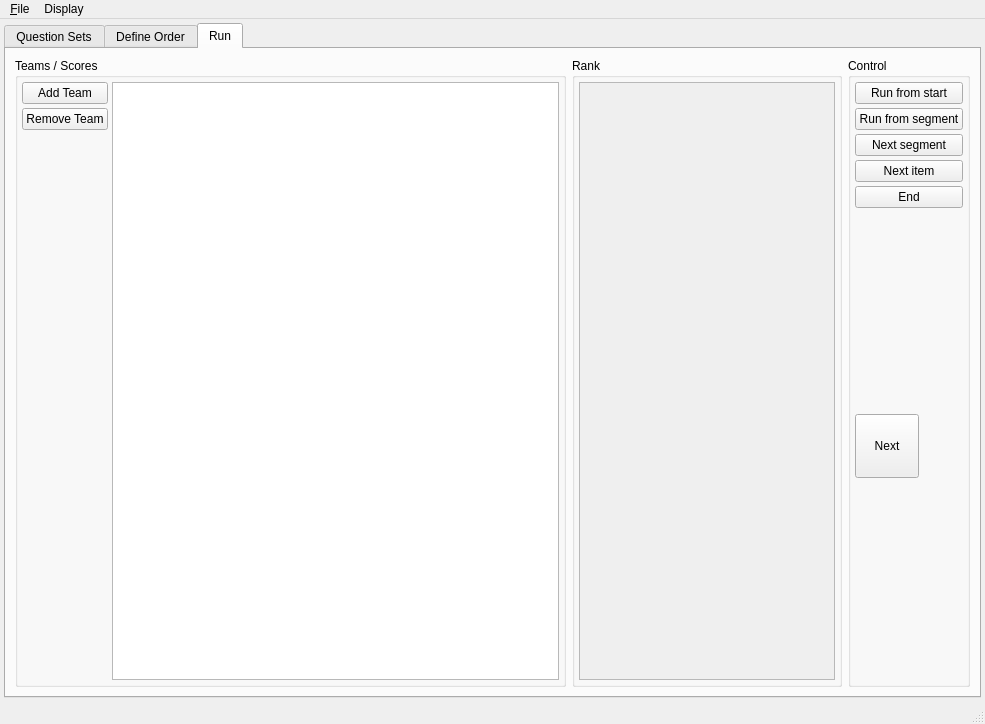
<?xml version="1.0" encoding="UTF-8"?>
<ui version="4.0">
 <class>QuappWindow</class>
 <widget class="QMainWindow" name="QuappWindow">
  <property name="geometry">
   <rect>
    <x>0</x>
    <y>0</y>
    <width>985</width>
    <height>724</height>
   </rect>
  </property>
  <property name="windowTitle">
   <string>Quapp</string>
  </property>
  <widget class="QWidget" name="centralwidget">
   <layout class="QVBoxLayout" name="verticalLayout">
    <property name="spacing">
     <number>4</number>
    </property>
    <property name="margin">
     <number>4</number>
    </property>
    <item>
     <widget class="QTabWidget" name="MainTabs">
      <property name="currentIndex">
       <number>2</number>
      </property>
      <widget class="QWidget" name="QuestionSetsTab">
       <attribute name="title">
        <string>Question Sets</string>
       </attribute>
       <layout class="QHBoxLayout" name="horizontalLayout_8">
        <item>
         <widget class="QGroupBox" name="QuestionSetGroup">
          <property name="title">
           <string>Set</string>
          </property>
          <layout class="QHBoxLayout" name="horizontalLayout_3">
           <property name="spacing">
            <number>4</number>
           </property>
           <property name="margin">
            <number>4</number>
           </property>
           <item>
            <widget class="QListWidget" name="QuestionSetList"/>
           </item>
           <item>
            <layout class="QVBoxLayout" name="verticalLayout_12">
             <property name="spacing">
              <number>4</number>
             </property>
             <item>
              <widget class="QPushButton" name="QuestionSetAddButton">
               <property name="text">
                <string>Add</string>
               </property>
              </widget>
             </item>
             <item>
              <widget class="QPushButton" name="QuestionSetRemoveButton">
               <property name="text">
                <string>Remove</string>
               </property>
              </widget>
             </item>
             <item>
              <spacer name="verticalSpacer_6">
               <property name="orientation">
                <enum>Qt::Vertical</enum>
               </property>
               <property name="sizeHint" stdset="0">
                <size>
                 <width>20</width>
                 <height>40</height>
                </size>
               </property>
              </spacer>
             </item>
             <item>
              <widget class="QPushButton" name="QuestionSetMoveUpButton">
               <property name="text">
                <string>Move Up</string>
               </property>
              </widget>
             </item>
             <item>
              <widget class="QPushButton" name="QuestionSetMoveDownButton">
               <property name="text">
                <string>Move Down</string>
               </property>
              </widget>
             </item>
            </layout>
           </item>
          </layout>
         </widget>
        </item>
        <item>
         <widget class="QGroupBox" name="QuestionDataGroup">
          <property name="sizePolicy">
           <sizepolicy hsizetype="Expanding" vsizetype="Expanding">
            <horstretch>2</horstretch>
            <verstretch>0</verstretch>
           </sizepolicy>
          </property>
          <property name="title">
           <string>Data</string>
          </property>
          <layout class="QVBoxLayout" name="verticalLayout_5">
           <property name="spacing">
            <number>4</number>
           </property>
           <property name="margin">
            <number>4</number>
           </property>
           <item>
            <layout class="QHBoxLayout" name="horizontalLayout_7">
             <item>
              <widget class="QListWidget" name="QuestionList"/>
             </item>
             <item>
              <layout class="QVBoxLayout" name="verticalLayout_10">
               <property name="spacing">
                <number>4</number>
               </property>
               <item>
                <widget class="QPushButton" name="QuestionAddButton">
                 <property name="text">
                  <string>Add</string>
                 </property>
                </widget>
               </item>
               <item>
                <widget class="QPushButton" name="QuestionRemoveButton">
                 <property name="text">
                  <string>Remove</string>
                 </property>
                </widget>
               </item>
               <item>
                <widget class="QPushButton" name="pushButton">
                 <property name="text">
                  <string>PushButton</string>
                 </property>
                </widget>
               </item>
               <item>
                <spacer name="verticalSpacer_4">
                 <property name="orientation">
                  <enum>Qt::Vertical</enum>
                 </property>
                 <property name="sizeHint" stdset="0">
                  <size>
                   <width>20</width>
                   <height>40</height>
                  </size>
                 </property>
                </spacer>
               </item>
               <item>
                <widget class="QPushButton" name="QuestionMoveUpButton">
                 <property name="text">
                  <string>Move Up</string>
                 </property>
                </widget>
               </item>
               <item>
                <widget class="QPushButton" name="QuestionMoveDownButton">
                 <property name="text">
                  <string>Move Down</string>
                 </property>
                </widget>
               </item>
              </layout>
             </item>
            </layout>
           </item>
           <item>
            <widget class="QGroupBox" name="QuestionTextGroup">
             <property name="title">
              <string>Text</string>
             </property>
             <layout class="QGridLayout" name="gridLayout">
              <property name="margin">
               <number>4</number>
              </property>
              <property name="spacing">
               <number>4</number>
              </property>
              <item row="0" column="0">
               <widget class="QLabel" name="label">
                <property name="text">
                 <string>Question</string>
                </property>
               </widget>
              </item>
              <item row="0" column="1">
               <widget class="QLineEdit" name="QuestionTextQuestionEdit"/>
              </item>
              <item row="1" column="0">
               <widget class="QLabel" name="label_2">
                <property name="text">
                 <string>Answer</string>
                </property>
               </widget>
              </item>
              <item row="1" column="1">
               <widget class="QLineEdit" name="QuestionTextAnswerEdit"/>
              </item>
             </layout>
            </widget>
           </item>
           <item>
            <widget class="QGroupBox" name="QuestionAudioGroup">
             <property name="title">
              <string>Audio</string>
             </property>
             <layout class="QGridLayout" name="gridLayout_4">
              <property name="margin">
               <number>4</number>
              </property>
              <property name="spacing">
               <number>4</number>
              </property>
              <item row="1" column="0">
               <widget class="QLabel" name="label_10">
                <property name="text">
                 <string>Answer</string>
                </property>
               </widget>
              </item>
              <item row="1" column="1">
               <widget class="QLineEdit" name="QuestionAudioAnswerEdit"/>
              </item>
              <item row="0" column="0">
               <widget class="QLabel" name="label_9">
                <property name="text">
                 <string>Question</string>
                </property>
               </widget>
              </item>
              <item row="0" column="1">
               <widget class="QLineEdit" name="QuestionAudioQuestionEdit"/>
              </item>
              <item row="1" column="2">
               <widget class="QPushButton" name="QuestionAudioAnswerSelectButton">
                <property name="text">
                 <string>Choose...</string>
                </property>
               </widget>
              </item>
              <item row="0" column="2">
               <widget class="QPushButton" name="QuestionAudioQuestionSelectButton">
                <property name="text">
                 <string>Choose...</string>
                </property>
               </widget>
              </item>
              <item row="1" column="3">
               <widget class="QPushButton" name="QuestionAudioAnswerPlayButton">
                <property name="text">
                 <string>Play</string>
                </property>
               </widget>
              </item>
              <item row="0" column="3">
               <widget class="QPushButton" name="QuestionAudioQuestionPlayButton">
                <property name="text">
                 <string>Play</string>
                </property>
               </widget>
              </item>
             </layout>
            </widget>
           </item>
           <item>
            <widget class="QGroupBox" name="QuestionImageGroup">
             <property name="title">
              <string>Image</string>
             </property>
             <layout class="QGridLayout" name="gridLayout_2">
              <property name="margin">
               <number>4</number>
              </property>
              <property name="spacing">
               <number>4</number>
              </property>
              <item row="0" column="1">
               <widget class="QPushButton" name="QuestionImageQuestionSelectButton">
                <property name="text">
                 <string>Choose...</string>
                </property>
               </widget>
              </item>
              <item row="0" column="3">
               <widget class="QPushButton" name="QuestionImageAnswerSelectButton">
                <property name="text">
                 <string>Choose...</string>
                </property>
               </widget>
              </item>
              <item row="1" column="0" colspan="2">
               <widget class="QLabel" name="QuestionImageQuestionLabel">
                <property name="sizePolicy">
                 <sizepolicy hsizetype="Expanding" vsizetype="Expanding">
                  <horstretch>0</horstretch>
                  <verstretch>0</verstretch>
                 </sizepolicy>
                </property>
                <property name="minimumSize">
                 <size>
                  <width>0</width>
                  <height>100</height>
                 </size>
                </property>
                <property name="maximumSize">
                 <size>
                  <width>400</width>
                  <height>1000</height>
                 </size>
                </property>
                <property name="text">
                 <string/>
                </property>
                <property name="scaledContents">
                 <bool>false</bool>
                </property>
                <property name="alignment">
                 <set>Qt::AlignCenter</set>
                </property>
               </widget>
              </item>
              <item row="1" column="2" colspan="2">
               <widget class="QLabel" name="QuestionImageAnswerLabel">
                <property name="sizePolicy">
                 <sizepolicy hsizetype="Expanding" vsizetype="Expanding">
                  <horstretch>0</horstretch>
                  <verstretch>0</verstretch>
                 </sizepolicy>
                </property>
                <property name="minimumSize">
                 <size>
                  <width>0</width>
                  <height>100</height>
                 </size>
                </property>
                <property name="maximumSize">
                 <size>
                  <width>400</width>
                  <height>1000</height>
                 </size>
                </property>
                <property name="text">
                 <string/>
                </property>
                <property name="scaledContents">
                 <bool>false</bool>
                </property>
                <property name="alignment">
                 <set>Qt::AlignCenter</set>
                </property>
               </widget>
              </item>
              <item row="0" column="0">
               <widget class="QLabel" name="label_3">
                <property name="sizePolicy">
                 <sizepolicy hsizetype="Expanding" vsizetype="Preferred">
                  <horstretch>0</horstretch>
                  <verstretch>0</verstretch>
                 </sizepolicy>
                </property>
                <property name="text">
                 <string>Question</string>
                </property>
               </widget>
              </item>
              <item row="0" column="2">
               <widget class="QLabel" name="label_4">
                <property name="sizePolicy">
                 <sizepolicy hsizetype="Expanding" vsizetype="Preferred">
                  <horstretch>0</horstretch>
                  <verstretch>0</verstretch>
                 </sizepolicy>
                </property>
                <property name="text">
                 <string>Answer</string>
                </property>
               </widget>
              </item>
              <item row="2" column="2" colspan="2">
               <widget class="QLineEdit" name="QuestionImageAnswerFileNameEdit">
                <property name="readOnly">
                 <bool>true</bool>
                </property>
               </widget>
              </item>
              <item row="2" column="0" colspan="2">
               <widget class="QLineEdit" name="QuestionImageQuestionFileNameEdit">
                <property name="readOnly">
                 <bool>true</bool>
                </property>
               </widget>
              </item>
             </layout>
            </widget>
           </item>
          </layout>
         </widget>
        </item>
       </layout>
      </widget>
      <widget class="QWidget" name="DefineOrderTab">
       <attribute name="title">
        <string>Define Order</string>
       </attribute>
       <layout class="QHBoxLayout" name="horizontalLayout_10">
        <item>
         <widget class="QGroupBox" name="RunningOrderGroup">
          <property name="title">
           <string>Running Order</string>
          </property>
          <layout class="QHBoxLayout" name="horizontalLayout">
           <property name="spacing">
            <number>4</number>
           </property>
           <property name="leftMargin">
            <number>4</number>
           </property>
           <property name="topMargin">
            <number>4</number>
           </property>
           <property name="rightMargin">
            <number>4</number>
           </property>
           <item>
            <widget class="QListWidget" name="SegmentsList"/>
           </item>
           <item>
            <layout class="QVBoxLayout" name="verticalLayout_11">
             <property name="spacing">
              <number>4</number>
             </property>
             <item>
              <widget class="QPushButton" name="SegmentAddButton">
               <property name="text">
                <string>Add Segment</string>
               </property>
              </widget>
             </item>
             <item>
              <widget class="QPushButton" name="SegmentRemoveButton">
               <property name="text">
                <string>Remove Segment</string>
               </property>
              </widget>
             </item>
             <item>
              <spacer name="verticalSpacer_3">
               <property name="orientation">
                <enum>Qt::Vertical</enum>
               </property>
               <property name="sizeHint" stdset="0">
                <size>
                 <width>20</width>
                 <height>40</height>
                </size>
               </property>
              </spacer>
             </item>
             <item>
              <widget class="QPushButton" name="SegmentMoveUpButton">
               <property name="text">
                <string>Move Up</string>
               </property>
              </widget>
             </item>
             <item>
              <widget class="QPushButton" name="SegmentMoveDownButton">
               <property name="text">
                <string>Move Down</string>
               </property>
              </widget>
             </item>
            </layout>
           </item>
          </layout>
         </widget>
        </item>
        <item>
         <widget class="QWidget" name="SegmentDataWidget" native="true">
          <property name="sizePolicy">
           <sizepolicy hsizetype="Preferred" vsizetype="Preferred">
            <horstretch>2</horstretch>
            <verstretch>0</verstretch>
           </sizepolicy>
          </property>
          <layout class="QVBoxLayout" name="verticalLayout_9">
           <item>
            <layout class="QHBoxLayout" name="horizontalLayout_9">
             <item>
              <widget class="QGroupBox" name="SegmentTypeGroup">
               <property name="title">
                <string>Type</string>
               </property>
               <layout class="QVBoxLayout" name="verticalLayout_6">
                <property name="spacing">
                 <number>4</number>
                </property>
                <property name="margin">
                 <number>4</number>
                </property>
                <item>
                 <widget class="QRadioButton" name="SegmentTypeTitleRadio">
                  <property name="text">
                   <string>Title</string>
                  </property>
                 </widget>
                </item>
                <item>
                 <widget class="QRadioButton" name="SegmentTypeQuestionRadio">
                  <property name="text">
                   <string>Question Round</string>
                  </property>
                 </widget>
                </item>
                <item>
                 <widget class="QRadioButton" name="SegmentTypeAnswerRadio">
                  <property name="text">
                   <string>Answer Round</string>
                  </property>
                 </widget>
                </item>
                <item>
                 <widget class="QRadioButton" name="SegmentTypeScoreRadio">
                  <property name="text">
                   <string>Score Summary</string>
                  </property>
                 </widget>
                </item>
               </layout>
              </widget>
             </item>
             <item>
              <widget class="QGroupBox" name="groupBox">
               <property name="title">
                <string>Options</string>
               </property>
               <layout class="QVBoxLayout" name="verticalLayout_4">
                <item>
                 <widget class="QCheckBox" name="SegmentNonVisualCheck">
                  <property name="text">
                   <string>Non-Visual Segment</string>
                  </property>
                 </widget>
                </item>
                <item>
                 <spacer name="verticalSpacer_8">
                  <property name="orientation">
                   <enum>Qt::Vertical</enum>
                  </property>
                  <property name="sizeHint" stdset="0">
                   <size>
                    <width>20</width>
                    <height>40</height>
                   </size>
                  </property>
                 </spacer>
                </item>
               </layout>
              </widget>
             </item>
            </layout>
           </item>
           <item>
            <widget class="QGroupBox" name="SegmentDataGroup">
             <property name="title">
              <string>Data</string>
             </property>
             <layout class="QGridLayout" name="gridLayout_3">
              <property name="margin">
               <number>4</number>
              </property>
              <property name="spacing">
               <number>4</number>
              </property>
              <item row="1" column="0" colspan="2">
               <widget class="QLabel" name="SegmentImageLabel">
                <property name="sizePolicy">
                 <sizepolicy hsizetype="Expanding" vsizetype="Expanding">
                  <horstretch>0</horstretch>
                  <verstretch>0</verstretch>
                 </sizepolicy>
                </property>
                <property name="minimumSize">
                 <size>
                  <width>0</width>
                  <height>100</height>
                 </size>
                </property>
                <property name="maximumSize">
                 <size>
                  <width>400</width>
                  <height>1000</height>
                 </size>
                </property>
                <property name="text">
                 <string/>
                </property>
                <property name="scaledContents">
                 <bool>false</bool>
                </property>
                <property name="alignment">
                 <set>Qt::AlignCenter</set>
                </property>
               </widget>
              </item>
              <item row="0" column="1">
               <widget class="QPushButton" name="SegmentImageSelectButton">
                <property name="text">
                 <string>Choose...</string>
                </property>
               </widget>
              </item>
              <item row="0" column="2" rowspan="4">
               <layout class="QVBoxLayout" name="verticalLayout_3">
                <property name="spacing">
                 <number>2</number>
                </property>
                <item>
                 <widget class="QGroupBox" name="SegmentQuestionSourceGroup">
                  <property name="title">
                   <string>Question Source</string>
                  </property>
                  <layout class="QHBoxLayout" name="horizontalLayout_4">
                   <property name="spacing">
                    <number>4</number>
                   </property>
                   <property name="margin">
                    <number>4</number>
                   </property>
                   <item>
                    <widget class="QComboBox" name="SegmentQuestionSourceCombo"/>
                   </item>
                  </layout>
                 </widget>
                </item>
                <item>
                 <widget class="QGroupBox" name="SegmentTitleTextGroup">
                  <property name="title">
                   <string>Title Text</string>
                  </property>
                  <layout class="QHBoxLayout" name="horizontalLayout_2">
                   <property name="spacing">
                    <number>4</number>
                   </property>
                   <property name="margin">
                    <number>4</number>
                   </property>
                   <item>
                    <widget class="QLineEdit" name="SegmentTitleTextEdit">
                     <property name="sizePolicy">
                      <sizepolicy hsizetype="Expanding" vsizetype="Fixed">
                       <horstretch>0</horstretch>
                       <verstretch>0</verstretch>
                      </sizepolicy>
                     </property>
                    </widget>
                   </item>
                  </layout>
                 </widget>
                </item>
                <item>
                 <widget class="QGroupBox" name="SegmentSubTextGroup">
                  <property name="title">
                   <string>Subtext</string>
                  </property>
                  <layout class="QHBoxLayout" name="horizontalLayout_13">
                   <property name="spacing">
                    <number>4</number>
                   </property>
                   <property name="margin">
                    <number>4</number>
                   </property>
                   <item>
                    <widget class="QLineEdit" name="SegmentSubTextEdit">
                     <property name="sizePolicy">
                      <sizepolicy hsizetype="Expanding" vsizetype="Fixed">
                       <horstretch>0</horstretch>
                       <verstretch>0</verstretch>
                      </sizepolicy>
                     </property>
                    </widget>
                   </item>
                  </layout>
                 </widget>
                </item>
                <item>
                 <spacer name="verticalSpacer">
                  <property name="orientation">
                   <enum>Qt::Vertical</enum>
                  </property>
                  <property name="sizeHint" stdset="0">
                   <size>
                    <width>20</width>
                    <height>1</height>
                   </size>
                  </property>
                 </spacer>
                </item>
               </layout>
              </item>
              <item row="3" column="0" colspan="2">
               <widget class="QLineEdit" name="SegmentImageFileNameEdit">
                <property name="readOnly">
                 <bool>true</bool>
                </property>
               </widget>
              </item>
              <item row="0" column="0">
               <widget class="QLabel" name="label_8">
                <property name="text">
                 <string>Image</string>
                </property>
               </widget>
              </item>
             </layout>
            </widget>
           </item>
           <item>
            <widget class="QGroupBox" name="OptionsBox">
             <property name="title">
              <string>Options</string>
             </property>
             <layout class="QVBoxLayout" name="verticalLayout_7">
              <item>
               <layout class="QHBoxLayout" name="horizontalLayout_11">
                <item>
                 <widget class="QLabel" name="label_7">
                  <property name="text">
                   <string>Body Text Scale</string>
                  </property>
                 </widget>
                </item>
                <item>
                 <widget class="QDoubleSpinBox" name="SegmentBodyTextScaleSpin"/>
                </item>
               </layout>
              </item>
              <item>
               <widget class="QLabel" name="label_5">
                <property name="enabled">
                 <bool>false</bool>
                </property>
                <property name="font">
                 <font>
                  <italic>true</italic>
                 </font>
                </property>
                <property name="text">
                 <string>Text Questions</string>
                </property>
               </widget>
              </item>
              <item>
               <widget class="QCheckBox" name="SegmentTextQuestionDisplayTextCheck">
                <property name="text">
                 <string>Show question text</string>
                </property>
               </widget>
              </item>
              <item>
               <widget class="QLabel" name="label_6">
                <property name="enabled">
                 <bool>false</bool>
                </property>
                <property name="font">
                 <font>
                  <italic>true</italic>
                 </font>
                </property>
                <property name="text">
                 <string>Image Questions</string>
                </property>
               </widget>
              </item>
              <item>
               <widget class="QCheckBox" name="SegmentImageQuestionUseIndexCheck">
                <property name="text">
                 <string>Show question index instead of question text</string>
                </property>
               </widget>
              </item>
             </layout>
            </widget>
           </item>
           <item>
            <spacer name="verticalSpacer_7">
             <property name="orientation">
              <enum>Qt::Vertical</enum>
             </property>
             <property name="sizeHint" stdset="0">
              <size>
               <width>20</width>
               <height>40</height>
              </size>
             </property>
            </spacer>
           </item>
          </layout>
         </widget>
        </item>
       </layout>
      </widget>
      <widget class="QWidget" name="RunTab">
       <attribute name="title">
        <string>Run</string>
       </attribute>
       <layout class="QHBoxLayout" name="horizontalLayout_6">
        <item>
         <widget class="QGroupBox" name="TeamsScoreGroup">
          <property name="sizePolicy">
           <sizepolicy hsizetype="Expanding" vsizetype="Expanding">
            <horstretch>0</horstretch>
            <verstretch>0</verstretch>
           </sizepolicy>
          </property>
          <property name="title">
           <string>Teams / Scores</string>
          </property>
          <layout class="QHBoxLayout" name="horizontalLayout_5">
           <property name="spacing">
            <number>4</number>
           </property>
           <property name="margin">
            <number>4</number>
           </property>
           <item>
            <layout class="QVBoxLayout" name="verticalLayout_2">
             <property name="spacing">
              <number>4</number>
             </property>
             <item>
              <widget class="QPushButton" name="TeamAddButton">
               <property name="text">
                <string>Add Team</string>
               </property>
              </widget>
             </item>
             <item>
              <widget class="QPushButton" name="TeamRemoveButton">
               <property name="text">
                <string>Remove Team</string>
               </property>
              </widget>
             </item>
             <item>
              <spacer name="verticalSpacer_2">
               <property name="orientation">
                <enum>Qt::Vertical</enum>
               </property>
               <property name="sizeHint" stdset="0">
                <size>
                 <width>20</width>
                 <height>40</height>
                </size>
               </property>
              </spacer>
             </item>
            </layout>
           </item>
           <item>
            <widget class="QTableWidget" name="TeamTable">
             <property name="selectionMode">
              <enum>QAbstractItemView::SingleSelection</enum>
             </property>
             <property name="selectionBehavior">
              <enum>QAbstractItemView::SelectRows</enum>
             </property>
             <property name="sortingEnabled">
              <bool>false</bool>
             </property>
            </widget>
           </item>
          </layout>
         </widget>
        </item>
        <item>
         <widget class="QGroupBox" name="RankGroup">
          <property name="title">
           <string>Rank</string>
          </property>
          <layout class="QHBoxLayout" name="horizontalLayout_12">
           <property name="spacing">
            <number>4</number>
           </property>
           <property name="margin">
            <number>4</number>
           </property>
           <item>
            <widget class="QListWidget" name="RankList">
             <property name="enabled">
              <bool>false</bool>
             </property>
             <property name="sizePolicy">
              <sizepolicy hsizetype="Minimum" vsizetype="Expanding">
               <horstretch>0</horstretch>
               <verstretch>0</verstretch>
              </sizepolicy>
             </property>
            </widget>
           </item>
          </layout>
         </widget>
        </item>
        <item>
         <widget class="QGroupBox" name="ControlGroup">
          <property name="title">
           <string>Control</string>
          </property>
          <layout class="QVBoxLayout" name="verticalLayout_8">
           <property name="spacing">
            <number>4</number>
           </property>
           <property name="margin">
            <number>4</number>
           </property>
           <item>
            <widget class="QPushButton" name="RunFromStartButton">
             <property name="text">
              <string>Run from start</string>
             </property>
            </widget>
           </item>
           <item>
            <widget class="QPushButton" name="RunFromSegmentButton">
             <property name="text">
              <string>Run from segment</string>
             </property>
            </widget>
           </item>
           <item>
            <widget class="QPushButton" name="NextSegmentButton">
             <property name="text">
              <string>Next segment</string>
             </property>
            </widget>
           </item>
           <item>
            <widget class="QPushButton" name="NextItemButton">
             <property name="text">
              <string>Next item</string>
             </property>
            </widget>
           </item>
           <item>
            <widget class="QPushButton" name="EndButton">
             <property name="text">
              <string>End</string>
             </property>
            </widget>
           </item>
           <item>
            <spacer name="verticalSpacer_9">
             <property name="orientation">
              <enum>Qt::Vertical</enum>
             </property>
             <property name="sizeHint" stdset="0">
              <size>
               <width>20</width>
               <height>40</height>
              </size>
             </property>
            </spacer>
           </item>
           <item>
            <widget class="QToolButton" name="NextAnythingButton">
             <property name="sizePolicy">
              <sizepolicy hsizetype="Fixed" vsizetype="Fixed">
               <horstretch>0</horstretch>
               <verstretch>0</verstretch>
              </sizepolicy>
             </property>
             <property name="minimumSize">
              <size>
               <width>64</width>
               <height>64</height>
              </size>
             </property>
             <property name="text">
              <string>Next</string>
             </property>
            </widget>
           </item>
           <item>
            <spacer name="verticalSpacer_5">
             <property name="orientation">
              <enum>Qt::Vertical</enum>
             </property>
             <property name="sizeHint" stdset="0">
              <size>
               <width>20</width>
               <height>40</height>
              </size>
             </property>
            </spacer>
           </item>
          </layout>
         </widget>
        </item>
       </layout>
      </widget>
     </widget>
    </item>
   </layout>
  </widget>
  <widget class="QMenuBar" name="menubar">
   <property name="geometry">
    <rect>
     <x>0</x>
     <y>0</y>
     <width>985</width>
     <height>27</height>
    </rect>
   </property>
   <widget class="QMenu" name="menuFile">
    <property name="title">
     <string>&amp;File</string>
    </property>
    <addaction name="actionFileNew"/>
    <addaction name="separator"/>
    <addaction name="actionFileOpen"/>
    <addaction name="separator"/>
    <addaction name="actionFileSave"/>
    <addaction name="actionFileSaveAs"/>
   </widget>
   <widget class="QMenu" name="menuDisplay">
    <property name="title">
     <string>Display</string>
    </property>
    <addaction name="actionDisplayShow"/>
    <addaction name="actionDisplayRunFromStart"/>
    <addaction name="actionDisplayRunFromSegment"/>
    <addaction name="actionDisplayToggleFullscreen"/>
   </widget>
   <addaction name="menuFile"/>
   <addaction name="menuDisplay"/>
  </widget>
  <widget class="QStatusBar" name="statusbar"/>
  <action name="actionFileOpen">
   <property name="text">
    <string>&amp;Open</string>
   </property>
  </action>
  <action name="actionFileSave">
   <property name="text">
    <string>&amp;Save</string>
   </property>
   <property name="shortcut">
    <string>Ctrl+S</string>
   </property>
  </action>
  <action name="actionFileSaveAs">
   <property name="text">
    <string>Save &amp;As</string>
   </property>
  </action>
  <action name="actionFileNew">
   <property name="text">
    <string>&amp;New</string>
   </property>
  </action>
  <action name="actionDisplayShow">
   <property name="text">
    <string>Show Window...</string>
   </property>
   <property name="shortcut">
    <string>F1</string>
   </property>
  </action>
  <action name="actionDisplayRunFromStart">
   <property name="text">
    <string>Run from start</string>
   </property>
   <property name="shortcut">
    <string>F2</string>
   </property>
  </action>
  <action name="actionDisplayRunFromSegment">
   <property name="text">
    <string>Run from segment</string>
   </property>
   <property name="shortcut">
    <string>F3</string>
   </property>
  </action>
  <action name="actionDisplayToggleFullscreen">
   <property name="text">
    <string>Toggle Fullscreen</string>
   </property>
  </action>
 </widget>
 <resources/>
 <connections/>
</ui>
